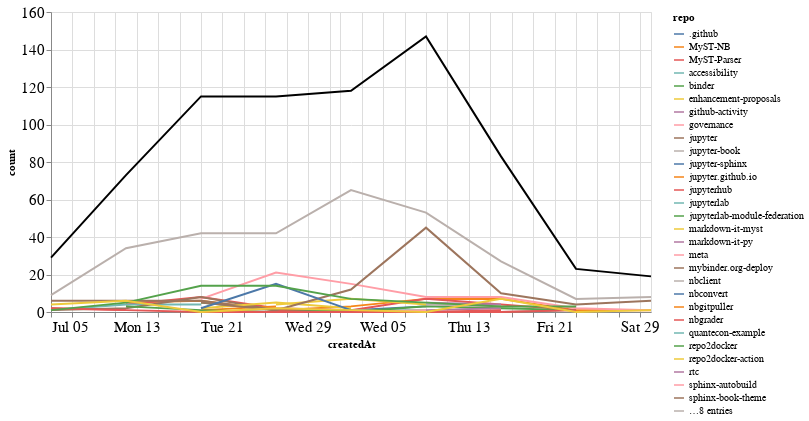

The cell this chart's notebook holds for it:
### Markdown cell above
## Comments

### Code cell
comments_time = comments.groupby('repo').resample('W', on='createdAt').count()['author'].reset_index()
comments_time = comments_time.rename(columns={'author': 'count'})
comments_time_total = comments_time.groupby('createdAt').agg({"count": "sum"}).reset_index()
ch1 = alt.Chart(comments_time, width=600).mark_line().encode(
    x='createdAt',
    y='count',
    color='repo',
    tooltip="repo"
)

ch2 = alt.Chart(comments_time_total, width=600).mark_line(color="black").encode(
    x='createdAt',
    y='count',
)

ch1 + ch2

### Figure 1 — Vega-Lite specification as saved in the notebook (floating-point values rounded to 4 significant figures; data arrays with more than 128 entries replaced by an {"elided": "..."} marker saying what was removed)
{"config": {"axisLeft": {"labelFontSize": 15}, "axisBottom": {"labelFontSize": 15}}, "layer": [{"data": {"name": "data-3f7d51f6eb152f2b31a43baa60c834e4"}, "mark": "line", "encoding": {"color": {"type": "nominal", "field": "repo"}, "tooltip": {"type": "nominal", "field": "repo"}, "x": {"type": "temporal", "field": "createdAt"}, "y": {"type": "quantitative", "field": "count"}}, "width": 600}, {"data": {"name": "data-e823ec01fe6b634b27004f5176edb398"}, "mark": {"type": "line", "color": "black"}, "encoding": {"x": {"type": "temporal", "field": "createdAt"}, "y": {"type": "quantitative", "field": "count"}}, "width": 600}], "$schema": "https://vega.github.io/schema/vega-lite/v4.8.1.json", "datasets": {"data-3f7d51f6eb152f2b31a43baa60c834e4": {"elided": "131 records"}, "data-e823ec01fe6b634b27004f5176edb398": [{"createdAt": "2020-07-05T00:00:00", "count": 29}, {"createdAt": "2020-07-12T00:00:00", "count": 73}, {"createdAt": "2020-07-19T00:00:00", "count": 115}, {"createdAt": "2020-07-26T00:00:00", "count": 115}, {"createdAt": "2020-08-02T00:00:00", "count": 118}, {"createdAt": "2020-08-09T00:00:00", "count": 147}, {"createdAt": "2020-08-16T00:00:00", "count": 83}, {"createdAt": "2020-08-23T00:00:00", "count": 23}, {"createdAt": "2020-08-30T00:00:00", "count": 19}]}}
